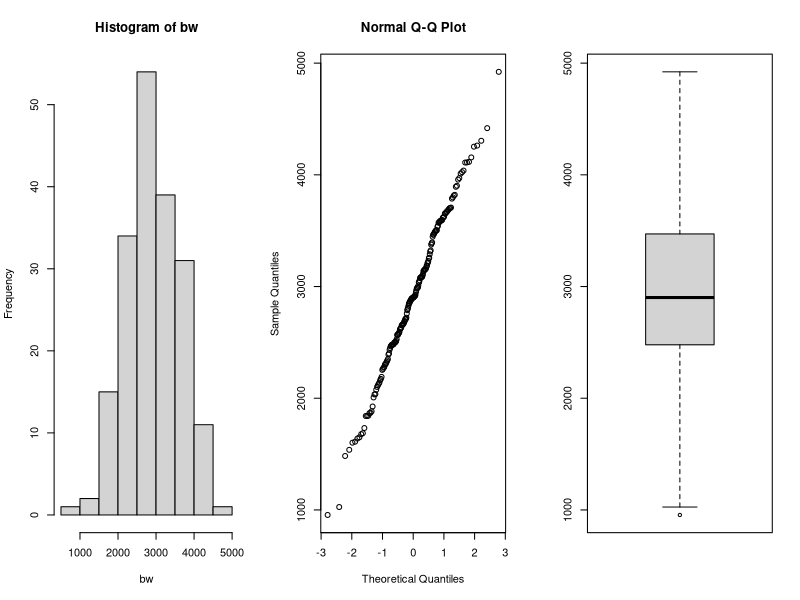
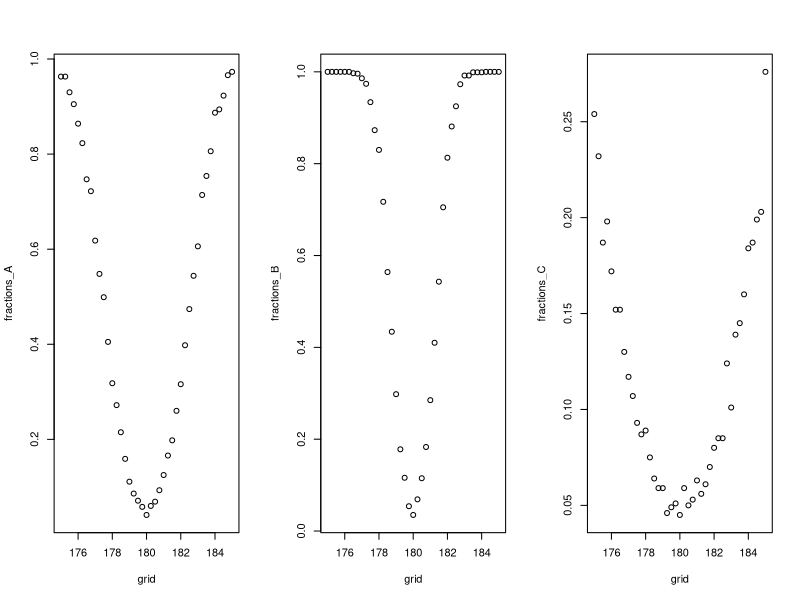
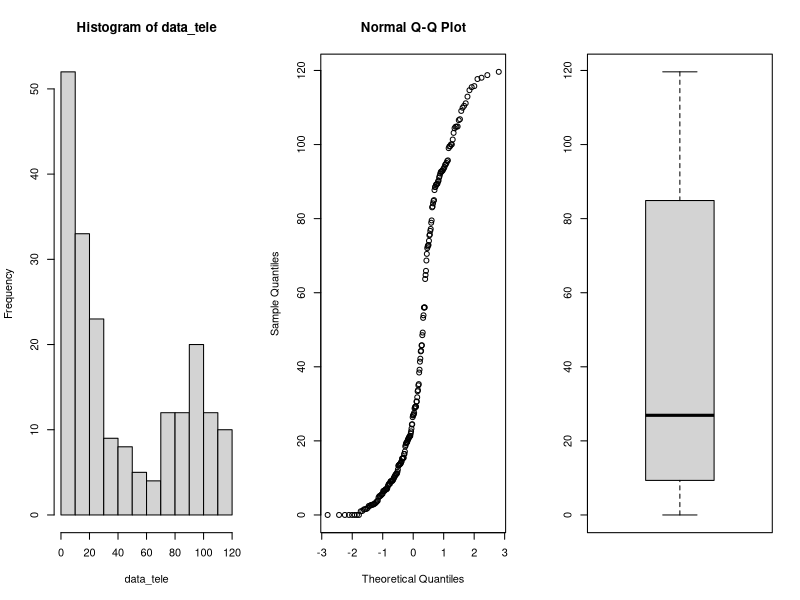
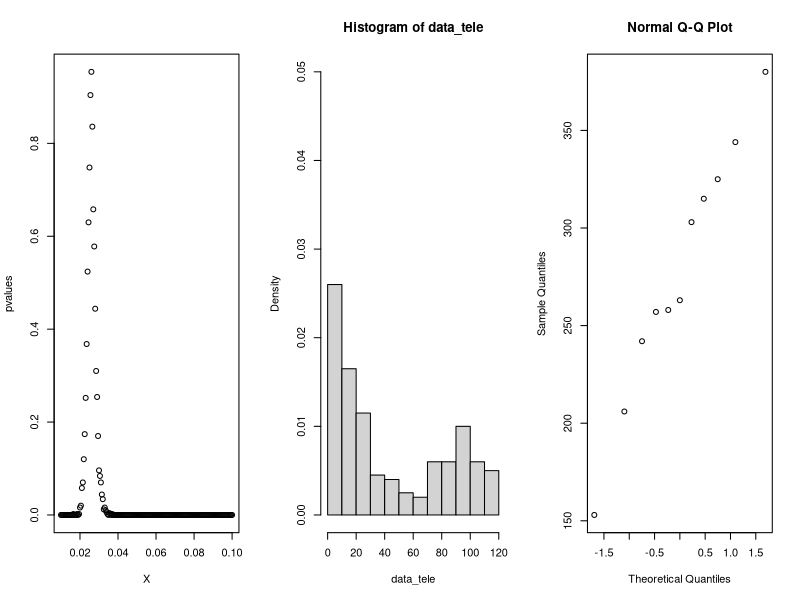
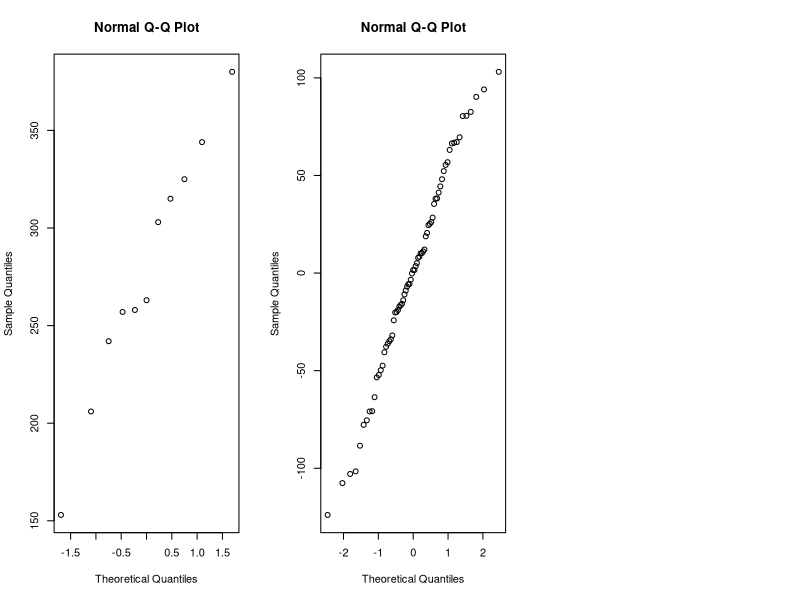

Write the R code that produced these figures, in order.
## ---- chunk 1

library(tidyverse)
library(rstudioapi) 

knitr::opts_chunk$set(echo = TRUE)
setwd(dirname(getActiveDocumentContext()$path))
## ---- chunk 2
par(mfrow=c(1,3))
data=read.table(file="data/birthweight.txt",header=TRUE)

bw = data$birthweight
hist(bw)
qqnorm(bw)
boxplot(bw)
shapiro.test(bw)

## ---- chunk 3
m = mean(bw)
s = sd(bw)
n = length(bw)
error = qnorm(0.95)*s/sqrt(n)
error
ci = c(m-error, m+error)
ci
## ---- chunk 4
t.test(bw, mu=2800, alternative = "greater", conf.level = 0.95)
## ---- chunk 5
n <- m <- 30
mu <- 180
nu <- 175
sd <- 5
grid <- seq(175,185, by=0.25)

power_function<-function(grid,n,m,mu,sd) {
  B <- 1000
  p <- numeric(B)
  G <- length(grid)
  fractions <- numeric(G)
  for (grid_nu in 1:G){
    p <- numeric(B)
    for (b in 1:B){
      x <- rnorm(n,mu,sd)
      y <- rnorm(m,grid[grid_nu],sd)
      p[b] <- t.test(x,y, var.equal = TRUE)[[3]]
    }
    fractions[grid_nu] <- mean(p<0.05)
  }
  return(fractions)
}

fractions_A <- power_function(grid,n,m,mu,sd)

## ---- chunk 6
n <- m <- 100
mu <- 180
sd <- 5

fractions_B <- power_function(grid,n,m,mu,sd)
## ---- chunk 7
n <- m <- 30
mu <- 180
sd <- 15

fractions_C <- power_function(grid,n,m,mu,sd)
par(mfrow=c(1,3))
plot(grid,fractions_A)
plot(grid,fractions_B)
plot(grid,fractions_C)
## ---- chunk 8
data<-read.table(file="data/telephone.txt",header=TRUE)
data_tele <- data$Bills
hist(data_tele)
qqnorm(data_tele)
boxplot(data_tele)
## ---- chunk 9
X <- seq(0.01, 0.1, 0.0005)
pvalues <- c()
t <- median(data_tele)
for (x in X){
  B <- 1000
  tstar <- numeric(B)
  n <- length(data_tele)
  
  for (i in 1:B){
    xstar <- rexp(n,x)
    tstar[i] <- median(xstar)
  }
  pl<-sum(tstar<t)/B
  pr<-sum(tstar>t)/B
  p<-2*min(pl,pr)
  pl;pr;p
  pvalues <- c(pvalues,p)
}
pvalues
plot(X, pvalues)
## ---- chunk 10
B <- 1000
T1 <- median(data_tele)
Tstar <- numeric(B)
for (i in 1:B){
  Xstar <- sample(data_tele,replace=TRUE)
  Tstar[i] <- median(Xstar)
}
Tstar25 <- quantile(Tstar,0.025)
Tstar975 <- quantile(Tstar, 0.975)

T1
c(2*T1-Tstar975, 2*T1-Tstar25)

hist(data_tele, prob=T, ylim=c(0,0.05))
x<-seq(0,max(data_tele),length=1000)
lines(x,exp(x),type="l",col="blue",lwd=2)
## ---- chunk 11
max_index <- which.max(pvalues)

opt_Lambda <- X[max_index]
## ---- chunk 12
bill_bigeq40 <- sum(data_tele>=40)
bill_smal40 <- sum(data_tele<40)

binom.test(bill_bigeq40, length(data_tele),p=0.5)
binom.test(bill_smal40, length(data_tele),p=0.5)

bill_less10 <- sum(data_tele < 10)
bill_less10/length(data_tele)
## ---- chunk 13
data <- read.table(file="data/run.txt",header=TRUE)
cor(data$before, data$after)
## ---- chunk 14
# calculate differences
data <- data %>% 
  mutate(diff = before - after)

# filter for lemo

lemo <- data %>% 
  filter(drink == "lemo")

t.test(lemo$before, lemo$after, paired = TRUE)

# filter for energy

energy <- data %>% 
  filter(drink == "energy")

t.test(energy$before, energy$after, paired = TRUE)
## ---- chunk 15

# perform t-test

t.test(lemo$diff, energy$diff)

## ---- chunk 16
# filter for meatmeal

meatmeal <- chickwts %>% 
  filter(feed == "meatmeal") %>% 
  select(weight)

# filter for sunflower

sunflower <- chickwts %>% 
  filter(feed == "sunflower") %>% 
  select(weight)

# check for data normality

qqnorm(meatmeal$weight)
qqnorm(meatmeal$weight)

# perform t-test, the data is not paired

t.test(meatmeal, sunflower)

# Mann-Whitney test

wilcox.test(meatmeal$weight, sunflower$weight)

# Kolmogorov-Smirnov test

ks.test(meatmeal$weight, sunflower$weight)

## ---- chunk 17
chickaov <- lm(weight~feed, data = chickwts)
# performing one-way ANOVA
anova(chickaov)
#extracting more information
summary_table <- summary(chickaov)
summary_table$coefficients
## ---- chunk 18
# check for normality
qqnorm(chickaov$residuals)
# check if the variances are equal
chickwts %>% 
  group_by(feed) %>% 
  summarise(variance = var(weight))
## ---- chunk 19
kruskal.test(weight~feed, data = chickwts)
